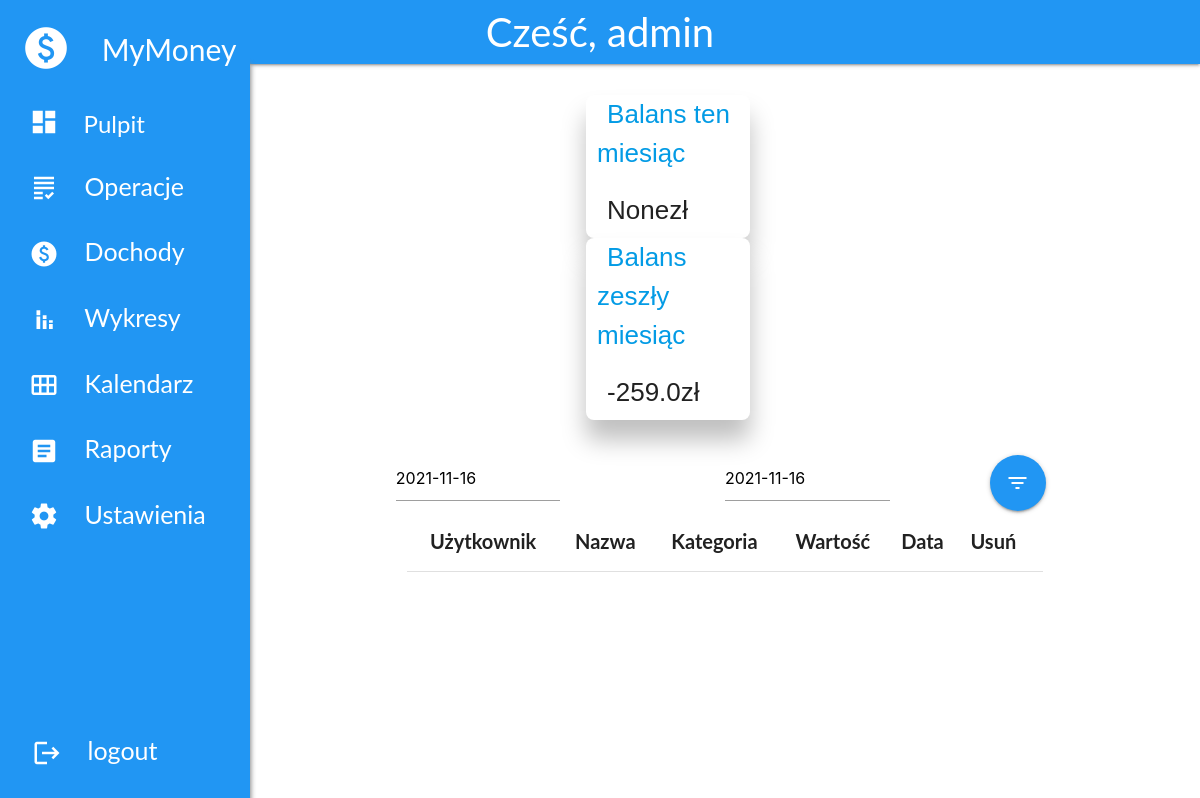
/operations (signed in), run on an earlier commit of the app's database.
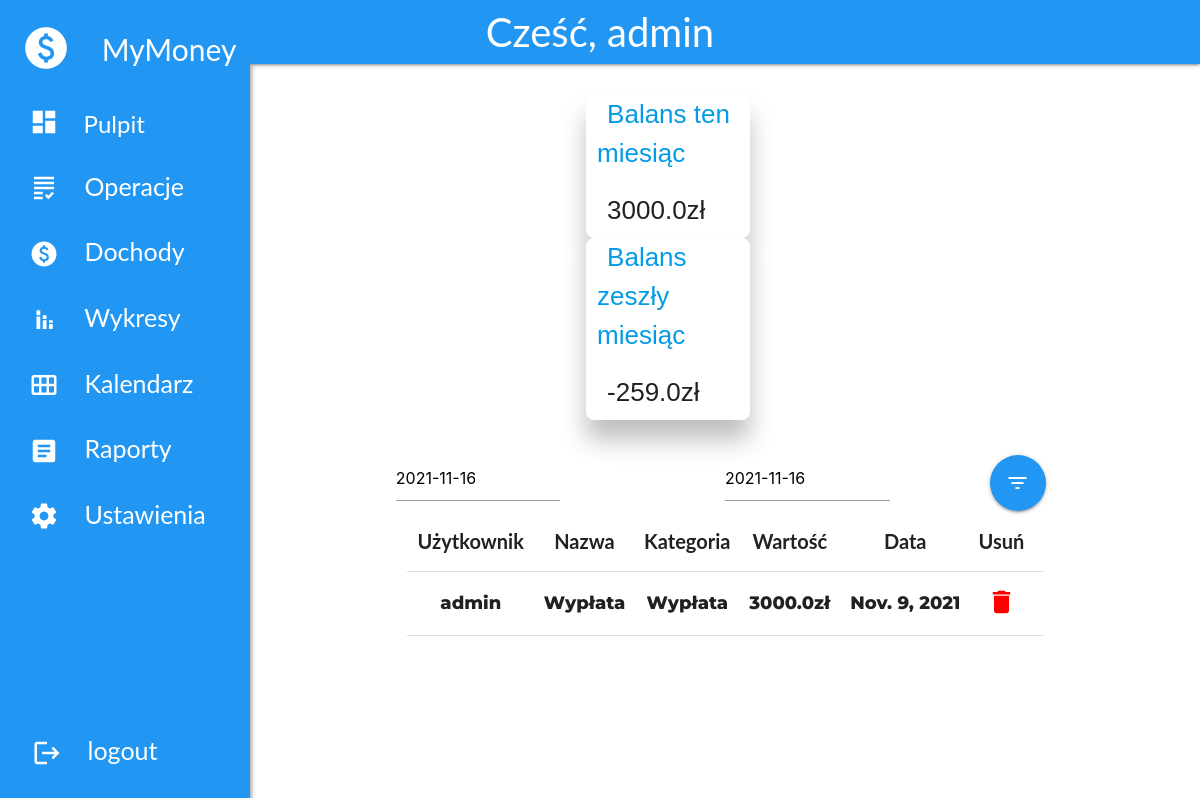
And on a later commit of the database.
### budget_app/models.py (models this page shows)
class ExpenseInfo(models.Model):
    username = models.CharField(max_length=255, default='NoName')
    expense_name = models.CharField(max_length=20)
    category = models.CharField(max_length=20)
    cost = models.FloatField()
    budget_id = models.CharField(default='0123456789', max_length=10)
    date_added = models.DateField()
    user_expense = models.CharField(max_length=20)

### budget_app/views.py (the view)
# urls.py: path('operations', views.operations, name='operations'),
def operations(request):
    try:
        from_ = request.POST['from']
        to_ = request.POST['to']
    except:
        to_, from_ = date.today(), date.today() - timedelta(days=7)
    budget_id = request.user.last_name
    expense_items = ExpenseInfo.objects.filter(user_expense=budget_id, date_added__range=[from_, to_]).order_by(
        '-date_added')
    balance = ExpenseInfo.objects.filter(user_expense=budget_id, date_added__month=date.today().month).aggregate(
        budget=Sum('cost'))
    balance_month = ExpenseInfo.objects.filter(user_expense=budget_id,
                                               date_added__month=date.today().month - 1).aggregate(
        budget=Sum('cost'))
    context = {'expense_items': expense_items,
               'balance': balance['budget'],
               'balance_month': balance_month['budget']}
    return render(request, "budget_app/operations.html", context=context)

### budget_app/templates/budget_app/operations.html (shortened to what this page needs)
{% load static %}
<!DOCTYPE html>
<html>
<head>
        <link rel="stylesheet" href="https://cdnjs.cloudflare.com/ajax/libs/materialize/1.0.0/css/materialize.min.css">
        <link rel="stylesheet" href="{% static 'css/style.css' %}">
</head>
<body>
<nav class="blue" >
     <center><a href='{% url "index" %}' class='welcome'>Cześć, {{ user }}</a></center>
</nav>
    <div id="mySidebar" class="sidebar" onmouseover="toggleSidebar()" onmouseout="toggleSidebar()">
        <ul>
            <li><a href="app"><span><i class="material-icons" style="font-size: 50px; margin-left: -8px;">paid</i><span class="icon-text" style="font-size:30px">&nbsp;&nbsp;&nbsp;&nbsp;MyMoney</span></a></li>
            <li><a href="app"><span><i class="material-icons">dashboard</i><span class="icon-text">&nbsp;&nbsp;&nbsp;&nbsp;Pulpit</span></a></li>
            <li><a href="operations"><i class="material-icons">grading</i>&nbsp;&nbsp;&nbsp;&nbsp;Operacje</a></span></li>
            <li><a href="payments"><i class="material-icons">paid</i>&nbsp;&nbsp;&nbsp;&nbsp;Dochody</a></span></li>
            <li><a href="charts"><i class="material-icons">stacked_bar_chart</i>&nbsp;&nbsp;&nbsp;&nbsp;Wykresy</span></a></li>
            <li><a href="calendar"><i class="material-icons">calendar_view_month</i>&nbsp;&nbsp;&nbsp;&nbsp;Kalendarz</span></a></li>
            <li><a href="raports"><i class="material-icons">article</i>&nbsp;&nbsp;&nbsp;&nbsp;Raporty</span></a></li>
            <li><a href="settings"><i class="material-icons">settings</i>&nbsp;&nbsp;&nbsp;&nbsp;Ustawienia</span></a></li>
        </ul>
        <a href="{% url "logout" %}" class="logout"><i class="material-icons">logout</i>&nbsp;&nbsp;&nbsp;&nbsp;logout<span></a>
    </div>
<div id="main">
        <div class="section">
            <form class="col s12" action='{% url "operations" %}' method='post'>
                <div class="row">
                    <div class="container">
                            <div class="dash_info_payment col s3 offset-s3 "><a class="title_dash_balance2">Balans ten miesiąc</a>
                                            <h4 class="amount_dash_balance2">{{balance}}zł</h4></div>
                            <div class="dash_info_payment col s3 offset-s3"><a class="title_dash_balance3">Balans zeszły miesiąc</a>
                                            <h4 class="amount_dash_balance2">{{balance_month}}zł</h4></div>
                            <br><br><br><br><br><br><br>
            </div>
        </div>
    <div class="section">
            <div class="row">
                <div class="container">
                    <form action='{% url "operations" %}' method='post'>
                    <input name="from" id="from" type="text" class="datepicker col s3">
                    <div class="col s3"></div>
                    <input name="to" id="to" type="text" class="datepicker col s3">
                    <button class="btn-floating btn-large waves-effect waves-light blue" style="margin-left:100px;">
                            <i class="material-icons right">filter_list</i>
                    </button>
                    </form>
                    <div class="col s12">
                        <table class="highlight centered responsive-table" ">
                            <thead>
                                <tr style="font-size: 20px; font-weight: 300;">
                                    <th>Użytkownik</th>
                                    <th>Nazwa</th>
                                    <th>Kategoria</th>
                                    <th>Wartość</th>
                                    <th>Data</th>
                                    <th>Usuń</th>
                                    <th></th>
                                </tr>
                            </thead>
                            <tbody style="font-size: 18px; font-family: 'Montserrat', sans-serif; font-weight: 800;">
                                {% for expense_item in expense_items %}
                                <tr>
                                    <td>{{ expense_item.username}}</td>
                                    <td>{{ expense_item.expense_name }}</td>
                                    <td>{{ expense_item.category }}</td>
                                    <td>{{ expense_item.cost }}zł</td>
                                    <td>{{ expense_item.date_added}}</td>
                                    <td><a href="{% url 'delete item' expense_item.id %}"><i class="material-icons" style="color: red;">delete</i></a></td>
                                </tr>
                                {% endfor %}
                            </tbody>
                        </table>
                    </div>
                </div>
            </div>
    </div>
</div>
</body>
</html>

### budget_app/static/css/style.css (style rules this page uses)
body { font-family: "Lato", sans-serif; }
.sidebar { height: 100%; width: 85px; position: fixed; z-index: 1; top: 0; left: 0; background-color: #2196F3; overflow-x: hidden; transition: 0.5s; padding-top: 0px; white-space: nowrap; box-shadow: 5px 60px 5px -4px #888; }
.sidebar a { padding: 8px 8px 8px 32px; text-decoration: none; font-size: 25px; color: #ffffff; display: block; transition: 0.3s; }
.material-icons, .icon-text { vertical-align: middle; font-size: 24px; }
.material-icons { padding-bottom: 3px; font-size: 30px; }
#main { transition: margin-left .5s; padding: 16px; margin-left: 100px; }
.logout { position: absolute; bottom: 20px; }
li { margin: 10px -3px; }
.welcome { font-size: 40px; }
nav { z-index:1 }
.dash_info_payment { background-color: #ffffff; border-radius: 8px; margin-right: 50px; margin-left: 190px !important; box-shadow: 0 20px 25px rgba(0,0,0,0.25); text-align: left; }
.dash_info_payment * { font-family: "Poppins",sans-serif; font-size: 26px; font-color: black; text-align: left; padding-left: 10px; }

What changed in the data, as far as the page shows it:
added ExpenseInfo: username "admin", expense_name "Wypłata", category "Wypłata", cost "3000.0", date_added "Nov. 9, 2021"
Also different on the page:
{{ balance }}: "None" → "3000.0"
